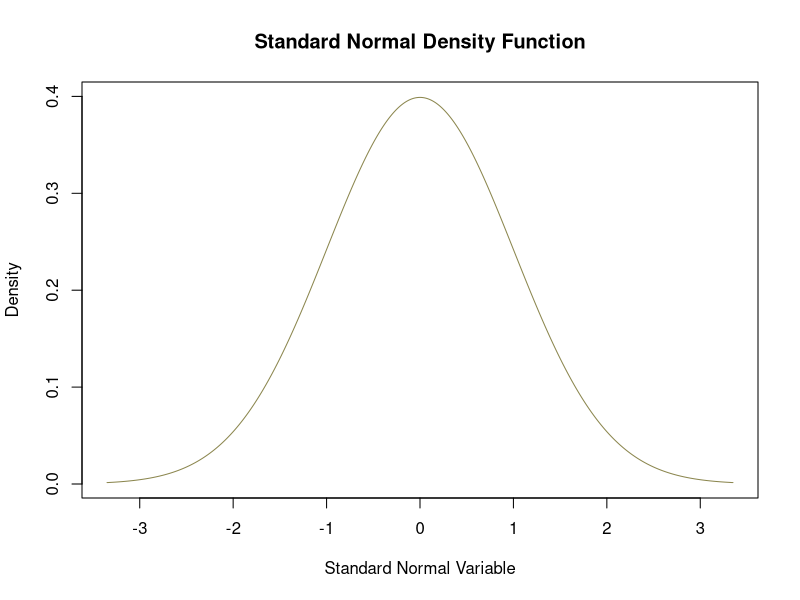
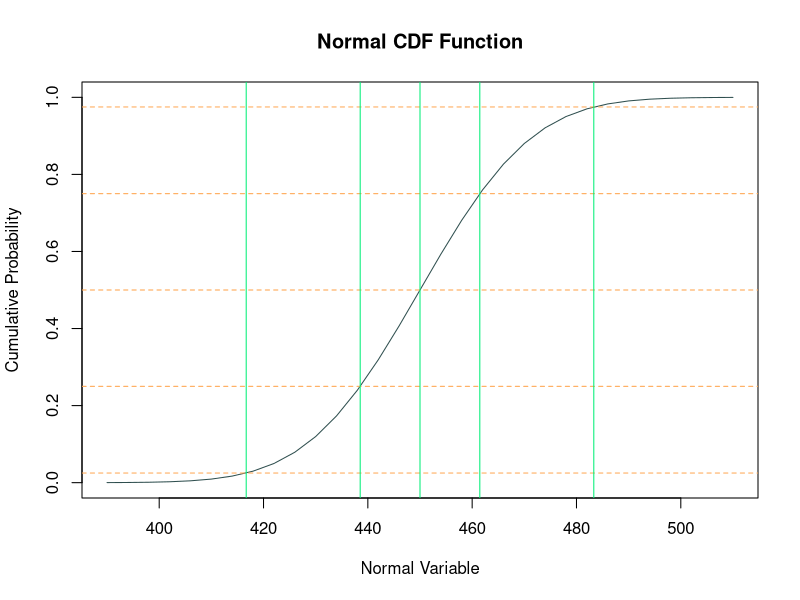

The R source for these figures, in order:
##### R Project 4: Normal Distribution
##### Name: Tanuj Dave
##### Version Number: 3


## DENSITY FUNCTION
	## C1: Create x-values - code
xvals1 <- seq(-3.35, 3.35, 0.01)


	## C2: Create y-values - code
yvals1 <- dnorm(xvals1)


	## C3: Create Plot. - code
	## Remember to save your plot and also submit it to Gradescope.
plot(xvals1, yvals1, main = "Standard Normal Density Function",
     xlab = "Standard Normal Variable",
     ylab = "Density",
     col = "khaki4",
     type = "l")




## CUMULATIVE DISTRIBUTION FUNCTION
## X ~ N(mean = ????; variance = ????) (see PDF for mean and variance values)


	## C4: Create x-values - code
xvals2 <- seq(390, 510, 4)


	## C5: Create y-values - code
yvals2 <- pnorm(xvals2, mean = 450, sd = 17)


	## C6: Create Plot - code
plot(xvals2, yvals2, main = "Normal CDF Function",
     xlab = "Normal Variable",
     ylab = "Cumulative Probability",
     type = "l",
     col = "darkslategrey")


	## C7: Cumulative Probabilities - code
cumul_pbty <- c(0.025, 0.25, 0.50, 0.75, 0.975)


	## C8: Overlay Dashed Horizontal Lines on Plot from C6 - code
abline(h = cumul_pbty, lty = 2, col = "tan1")


	## C9: Find x-values associated with cumulative probabilities - code

quantile_values <- qnorm(cumul_pbty, mean = 450, sd = 17)

	## C10: Overlay Solid Vertical Lines on Plot from C6 - code
	## Remember to save your plot and also submit it to Gradescope.

abline(v = quantile_values, col = "springgreen2")





## Question 1: Largest approximate y value
	# Answer: writing max(yvals1) outputs 0.3989423, 0.4 is 
#         the approximate largest y value in the standard
#         normal density function





## Question 2: Describe the Standard Normal Density Function
	# Answer: The standard normal distribution is symmetric,
#           and it is bell shaped 




## Question 3: x-values
	# Do they stop?
#yes

	# Reason:
# typing xvals1 in console to check the x values contained in it
# shows that they start and stop at exactly -3.35 and 3.35.

	# If they don't stop, what do they go to?






## Question 4: Based on graph in Part 1, what do the x-values represent?
	# Answer: the x values depict values the random variable say X
#           takes in a standard normal distribution with mean=0
#           and sd = 1





## Question 5: What do the y-values approach as x goes to +/- infinity?
	# As x goes towards -infinity: y -> 0


	# As x goes towards +infinity: y -> 1





## Question 6: What do the overlaid lines represent where they intersect the CDF?
	# Horizontal lines: the horizontal line represent the  y values or the cumulative probabilities
#                     for the corresponding point on the cdf line plotted where they intersect.


	# Vertical lines: represent the x vlaues or the values the random normal variable value
#                   for the corresponding points they intersect on. 





## Question 7: Using the Normal CDF curve, identify the value.
	# Answer: the first vertical line represents the value x = 416.6806
#           thus the vertical line it corresponds to is the line it intersects
#           when it intersects the main cdf plot, thus the first horizontal line.
#           which corresponds to 0.025 (first value in cumul_pbty).



